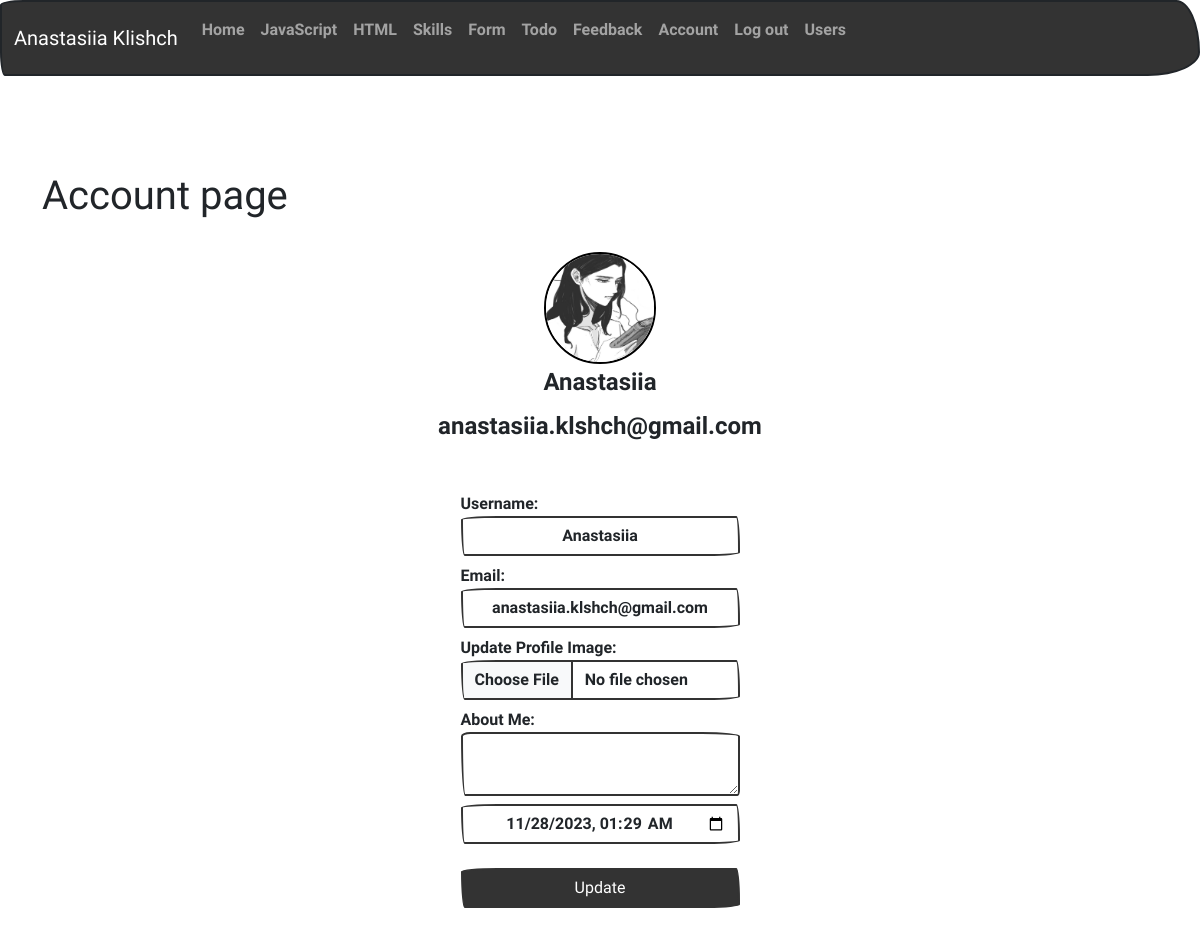
Page /account (signed in) on the committed database.
### app/users/models.py (models this page shows, shortened)
class User(db.Model, UserMixin):
    id = db.Column(db.Integer, primary_key=True)
    username = db.Column(db.String(20), unique=True, nullable=False)
    email = db.Column(db.String(120), unique=True, nullable=False)
    image_file = db.Column(db.String(20), nullable=False, default='default.jpg')
    about_me = db.Column(db.String(240))
    last_seen = db.Column(db.DateTime, default=datetime.now)
    password = db.Column(db.String(60), nullable=False)

### app/users/views.py (the view)
@users.route('/account', methods=['GET', 'POST'])
@login_required
def account():
    form = UpdateAccountForm()
    if form.validate_on_submit():
        if form.username.data != current_user.username or form.email.data != current_user.email or form.about_me.data != current_user.about_me:
            current_user.username = form.username.data
            current_user.email = form.email.data
            current_user.about_me = form.about_me.data
            current_user.last_seen = form.last_seen.data
            db.session.commit()
            flash('Your account has been updated!', 'success')
            return redirect(url_for('users.account'))
        if form.image_file.data:
            current_user.image_file = save_picture(form.image_file.data)
            db.session.commit()
            flash('Your account has been updated!', 'success')
            return redirect(url_for('users.account'))
        else:
            flash('No changes were made to your account.', 'info')
    elif request.method == 'GET':
        form.username.data = current_user.username
        form.email.data = current_user.email
        form.about_me.data =  current_user.about_me
        form.last_seen.data = current_user.last_seen
    return render_template('account.html', title='Account', form=form)

### app/users/forms.py (shortened to what this page needs)
class UpdateAccountForm(FlaskForm):
    username = StringField('Username:',
                           validators=[Length(min=4, max=14),
                                       Regexp('^[A-Za-z][A-Za-z0-9_.]*$', 0, 'Username must have only letters, numbers, dots, or underscores')],
                                       render_kw={"class": "form-control"})
    email = StringField('Email:', validators=[Email()],
                        render_kw={"class": "form-control"})
    image_file = FileField('Update Profile Image:',
                           validators=[FileAllowed(['jpg', 'png'])],
                           render_kw={"class": "form-control"})
    about_me = TextAreaField('About Me:',
                             validators=[Length(min=0, max=240)],
                             render_kw={"class": "form-control"})
    last_seen = DateTimeLocalField('Last Seen',
                                   format='%Y-%m-%dT%H:%M',
                                   render_kw={"class": "form-control"})
    submit = SubmitField('Update',
                         render_kw={"class": "btn btn-primary"})

### app/users/models.py (called while the page is built)
@login_manager.user_loader
def user_loader(user_id):
    return User.query.get(int(user_id))

### app/users/templates/users/account.html (shortened to what this page needs)
{% from 'render_field.html' import render_field %}
{% extends "base.html" %}
{% block content %}
<h1>Account page</h1>
<div class="row justify-content-center align-items-center">
    <div class="mt-4">
        <div class="text-center">
            <img src="{{ url_for('static', filename='images/' + current_user.image_file) }}" alt="User Image" style="border-radius: 50%; border: 2px solid #000; width: 10%; height: 10%;">
            <legend class="title">{{current_user.username}}</legend>
            <legend>{{ current_user.email }}</legend>
        </div>
    </div>
</div>
<div class="d-flex justify-content-center align-items-center">
    <div class="mt-4 col-sm-3">
        <form action={{url_for("users.account")}}  method="POST" novalidate enctype="multipart/form-data">
            {{ render_field(form.username)}}
            {{ render_field(form.email)}}
            {{ render_field(form.image_file) }}
            {{ render_field(form.about_me)}}
            {{ form.last_seen }}
            <br>
            <div class="button-container d-grid gap-2">
                {{form.submit()}}
            </div>
        </form>
    </div>
</div>
<br>
<br>
<br>
{% endblock %}

### app/templates/render_field.html
{% macro render_field(field) %}
<dt>{{ field.label }}
{% if field.errors %}
<dd>{{ field(**kwargs) | safe }}</dd>
            {% for error in field.errors %}
            <p class="list-group-item list-group-item-danger text-center"> {{error}} </p>
            {% endfor %}
{% else %}
<dd>{{ field(**kwargs) | safe }} </dd>
{% endif %}
{% endmacro %}

### app/templates/base.html (shortened to what this page needs)
<!DOCTYPE html>
<html lang="en">
<head>
    <link rel="stylesheet" type="text/css" href="{{ url_for('static', filename='css/bootstrap.css') }}">
    <link rel="stylesheet" type="text/css" href="{{ url_for('static', filename='css/mystyle.css') }}">
</head>
<body>
    {% include "nav.html" %}
    <div class="container">
      <br>
      <br>
      <br>
      <br>
    </div>
    <div class="container">
        {% block content %}{% endblock %}
    </div>
</body>
</html>

### app/templates/nav.html
{% if current_user.is_authenticated %}
    {% set menu =  {'Home': url_for('portfolio.home'),
                    'JavaScript': url_for('portfolio.page1'),
                    'HTML': url_for('portfolio.page2'),
                    'Skills': url_for('portfolio.page3'),
                    'Form': url_for('cookies.form'),
                    'Todo': url_for('todo.todos'),
                    'Feedback': url_for('control.reviews'),
                    'Account': url_for('users.account'),
                    'Log out': url_for('users.logout'),
                    'Users': url_for('users.userslist')
                    }
    %}
{% else %}
    {% set menu =  {'Home': url_for('portfolio.home'),
                    'JavaScript': url_for('portfolio.page1'),
                    'HTML': url_for('portfolio.page2'),
                    'Skills': url_for('portfolio.page3'),
                    'Form': url_for('cookies.form'),
                    'Todo': url_for('todo.todos'),
                    'Feedback': url_for('control.reviews'),
                    'Register': url_for('users.register'),
                    'Login': url_for('users.login'),
                    'Users': url_for('users.userslist')
                    }
    %}
{% endif %}
<nav class="navbar navbar-expand-lg bg-primary" data-bs-theme="dark">
    <div class="container-fluid">
      <a class="navbar-brand" href="#">Anastasiia Klishch</a>
      <div class="collapse navbar-collapse" id="navbarColor01">
        <ul class="navbar-nav me-auto">
            {% for name, url in menu.items() %}
                <li class="nav-item">
                    <a class="nav-link" href="{{ url }}">
                        <p>{{ name }}</p>
                    </a>
                </li>
            {% endfor %}
        </ul>
      </div>
    </div>
</nav>

### app/static/css/mystyle.css (style rules this page uses)
body { justify-content: center; align-items: center; height: 100vh; margin: 0; }
input { text-align: center; }
.button-container { text-align: center; }

### rows in the picture
User: image_file (placeholder picture), username "Anastasiia", email "anastasiia.klshch@gmail.com", last_seen "11/28/2023 01:29"

### other values in the picture
{{ name }} "Home" "JavaScript" "HTML" "Skills" "Form" "Todo" "Feedback" "Account" "Log out" "Users"
{{ field.label }} "Username: Email: Update Profile Image: About Me:"
